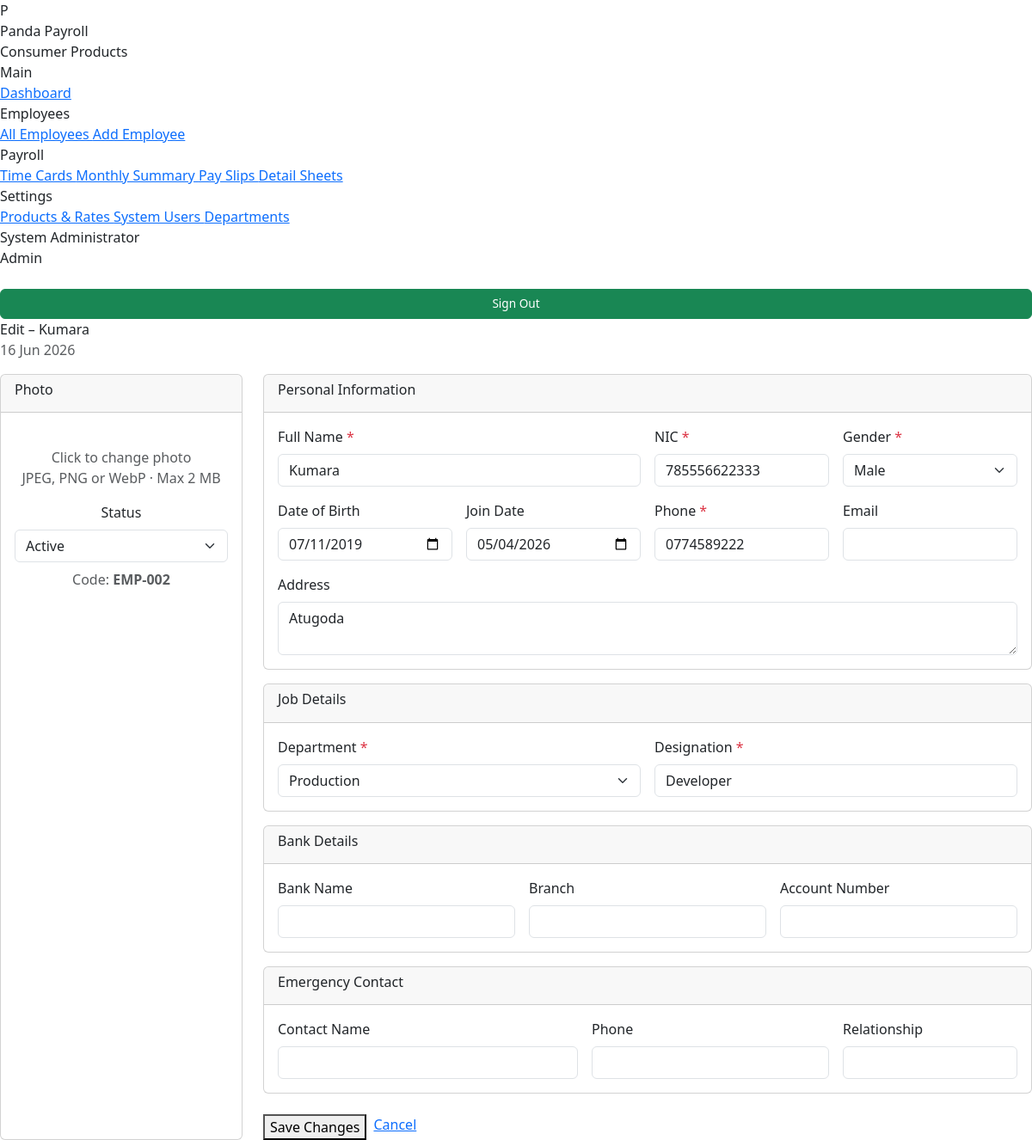
Page /modules/employees/edit.php?id=2 (signed in) on the committed database.
### tables this page shows
CREATE TABLE `employees` (
  `id` int(10) UNSIGNED NOT NULL,
  `emp_code` varchar(20) NOT NULL,
  `full_name` varchar(150) NOT NULL,
  `nic` varchar(20) NOT NULL,
  `gender` enum('male','female','other') NOT NULL,
  `date_of_birth` date NOT NULL,
  `join_date` date NOT NULL,
  `department_id` int(10) UNSIGNED NOT NULL,
  `designation` varchar(100) NOT NULL,
  `phone` varchar(20) NOT NULL,
  `email` varchar(150) DEFAULT NULL,
  `address` text NOT NULL,
  `bank_name` varchar(100) DEFAULT NULL,
  `bank_branch` varchar(100) DEFAULT NULL,
  `account_number` varchar(50) DEFAULT NULL,
  `emergency_name` varchar(150) DEFAULT NULL,
  `emergency_phone` varchar(20) DEFAULT NULL,
  `emergency_relation` varchar(60) DEFAULT NULL,
  `photo` varchar(255) DEFAULT NULL,
  `is_active` tinyint(1) NOT NULL DEFAULT 1,
  `created_by` int(10) UNSIGNED NOT NULL,
  `created_at` datetime NOT NULL DEFAULT current_timestamp(),
  `updated_at` datetime NOT NULL DEFAULT current_timestamp() ON UPDATE current_timestamp()
);

CREATE TABLE `departments` (
  `id` int(10) UNSIGNED NOT NULL,
  `name` varchar(100) NOT NULL,
  `created_at` datetime NOT NULL DEFAULT current_timestamp()
);

### core/Auth.php (called while the page is built, shortened)
<?php
class Auth
{
    public static function role(): string { self::start(); return $_SESSION['role'] ?? ''; }
    public static function name(): string { self::start(); return $_SESSION['full_name'] ?? ''; }
    public static function isAdmin(): bool { return self::role() === 'admin'; }
}

### core/helpers.php (called while the page is built, shortened)
<?php
function sanitize(mixed $value): string
{
    return htmlspecialchars(trim((string)$value), ENT_QUOTES, 'UTF-8');
}
function getInt(string $key, int $default = 0): int
{
    return isset($_GET[$key]) ? (int)$_GET[$key] : $default;
}

### core/Database.php (called while the page is built, shortened)
<?php
class Database
{
    private static ?Database $instance = null;
    private PDO $pdo;
    private function __construct()
    {
        $dsn = sprintf(
            'mysql:host=%s;dbname=%s;charset=%s',
            DB_HOST, DB_NAME, DB_CHARSET
        );
        $options = [
            PDO::ATTR_ERRMODE            => PDO::ERRMODE_EXCEPTION,
            PDO::ATTR_DEFAULT_FETCH_MODE => PDO::FETCH_ASSOC,
            PDO::ATTR_EMULATE_PREPARES   => false,
        ];
        try {
            $this->pdo = new PDO($dsn, DB_USER, DB_PASS, $options);
        } catch (PDOException $e) {
            error_log('DB connection failed: ' . $e->getMessage());
            die('Database connection failed. Check error log.');
        }
    }
    public static function getInstance(): Database
    {
        if (self::$instance === null) {
            self::$instance = new self();
        }
        return self::$instance;
    }
    public function query(string $sql, array $params = []): PDOStatement
    {
        $stmt = $this->pdo->prepare($sql);
        $stmt->execute($params);
        return $stmt;
    }
    public function fetchOne(string $sql, array $params = []): ?array
    {
        $row = $this->query($sql, $params)->fetch();
        return $row ?: null;
    }
    public function fetchAll(string $sql, array $params = []): array
    {
        return $this->query($sql, $params)->fetchAll();
    }
}

### modules/employees/edit.php (the view, shortened to what this page needs)
<?php
$db  = Database::getInstance();
$id  = getInt('id');
$emp = $db->fetchOne('SELECT * FROM employees WHERE id = ?', [$id]);
$pageTitle   = 'Edit – ' . $emp['full_name'];
$activeMenu  = 'employees';
$departments = $db->fetchAll('SELECT id, name FROM departments ORDER BY name');
require ROOT_PATH . '/templates/layout.php';
?>
<form method="POST" enctype="multipart/form-data">
<div class="row g-4">
    <div class="col-lg-3">
        <div class="card h-100">
            <div class="card-header"><h6 class="card-title">Photo</h6></div>
            <div class="card-body text-center">
                <p class="text-muted fs-12">Click to change photo<br>JPEG, PNG or WebP · Max 2 MB</p>
                <div class="mt-3">
                    <label class="form-label">Status</label>
                    <select name="is_active" class="form-select">
                        <option value="1" <?= $emp['is_active'] ? 'selected' : '' ?>>Active</option>
                    </select>
                </div>
                <div class="mt-2 text-muted fs-12">
                    Code: <strong><?= sanitize($emp['emp_code']) ?></strong>
                </div>
            </div>
        </div>
    </div>
    <div class="col-lg-9">
        <div class="card mb-3">
            <div class="card-header"><h6 class="card-title">Personal Information</h6></div>
            <div class="card-body">
                <div class="row g-3">
                    <div class="col-md-6">
                        <label class="form-label">Full Name <span class="text-danger">*</span></label>
                        <input type="text" name="full_name" class="form-control"
                               value="<?= sanitize($emp['full_name']) ?>" required>
                    </div>
                    <div class="col-md-3">
                        <label class="form-label">NIC <span class="text-danger">*</span></label>
                        <input type="text" name="nic" class="form-control"
                               value="<?= sanitize($emp['nic']) ?>" required>
                    </div>
                    <div class="col-md-3">
                        <label class="form-label">Gender <span class="text-danger">*</span></label>
                        <select name="gender" class="form-select" required>
                            <option value="male"   <?= $emp['gender']==='male'   ? 'selected':'' ?>>Male</option>
                        </select>
                    </div>
                    <div class="col-md-3">
                        <label class="form-label">Date of Birth</label>
                        <input type="date" name="date_of_birth" class="form-control"
                               value="<?= sanitize($emp['date_of_birth']) ?>">
                    </div>
                    <div class="col-md-3">
                        <label class="form-label">Join Date</label>
                        <input type="date" name="join_date" class="form-control"
                               value="<?= sanitize($emp['join_date']) ?>">
                    </div>
                    <div class="col-md-3">
                        <label class="form-label">Phone <span class="text-danger">*</span></label>
                        <input type="text" name="phone" class="form-control"
                               value="<?= sanitize($emp['phone']) ?>" required>
                    </div>
                    <div class="col-md-3">
                        <label class="form-label">Email</label>
                        <input type="email" name="email" class="form-control"
                               value="<?= sanitize($emp['email'] ?? '') ?>">
                    </div>
                    <div class="col-12">
                        <label class="form-label">Address</label>
                        <textarea name="address" class="form-control" rows="2"><?= sanitize($emp['address']) ?></textarea>
                    </div>
                </div>
            </div>
        </div>
        <div class="card mb-3">
            <div class="card-header"><h6 class="card-title">Job Details</h6></div>
            <div class="card-body">
                <div class="row g-3">
                    <div class="col-md-6">
                        <label class="form-label">Department <span class="text-danger">*</span></label>
                        <select name="department_id" class="form-select" required>
                            <?php foreach ($departments as $d): ?>
                                <option value="<?= $d['id'] ?>"
                                    <?= $emp['department_id'] == $d['id'] ? 'selected' : '' ?>>
                                    <?= sanitize($d['name']) ?>
                                </option>
                            <?php endforeach; ?>
                        </select>
                    </div>
                    <div class="col-md-6">
                        <label class="form-label">Designation <span class="text-danger">*</span></label>
                        <input type="text" name="designation" class="form-control"
                               value="<?= sanitize($emp['designation']) ?>" required>
                    </div>
                </div>
            </div>
        </div>
        <div class="card mb-3">
            <div class="card-header"><h6 class="card-title">Bank Details</h6></div>
            <div class="card-body">
                <div class="row g-3">
                    <div class="col-md-4">
                        <label class="form-label">Bank Name</label>
                        <input type="text" name="bank_name" class="form-control"
                               value="<?= sanitize($emp['bank_name'] ?? '') ?>">
                    </div>
                    <div class="col-md-4">
                        <label class="form-label">Branch</label>
                        <input type="text" name="bank_branch" class="form-control"
                               value="<?= sanitize($emp['bank_branch'] ?? '') ?>">
                    </div>
                    <div class="col-md-4">
                        <label class="form-label">Account Number</label>
                        <input type="text" name="account_number" class="form-control"
                               value="<?= sanitize($emp['account_number'] ?? '') ?>">
                    </div>
                </div>
            </div>
        </div>
        <div class="card mb-4">
            <div class="card-header"><h6 class="card-title">Emergency Contact</h6></div>
            <div class="card-body">
                <div class="row g-3">
                    <div class="col-md-5">
                        <label class="form-label">Contact Name</label>
                        <input type="text" name="emergency_name" class="form-control"
                               value="<?= sanitize($emp['emergency_name'] ?? '') ?>">
                    </div>
                    <div class="col-md-4">
                        <label class="form-label">Phone</label>
                        <input type="text" name="emergency_phone" class="form-control"
                               value="<?= sanitize($emp['emergency_phone'] ?? '') ?>">
                    </div>
                    <div class="col-md-3">
                        <label class="form-label">Relationship</label>
                        <input type="text" name="emergency_relation" class="form-control"
                               value="<?= sanitize($emp['emergency_relation'] ?? '') ?>">
                    </div>
                </div>
            </div>
        </div>
        <div class="d-flex gap-2">
            <button type="submit" class="btn-pp btn-pp-primary">
                <i class="ti ti-device-floppy"></i> Save Changes
            </button>
            <a href="view.php?id=<?= $id ?>" class="btn-pp btn-pp-outline">
                <i class="ti ti-x"></i> Cancel
            </a>
        </div>
    </div>
</div>
</form>
<?php require ROOT_PATH . '/templates/layout_footer.php'; ?>

### templates/layout.php (shortened to what this page needs)
<?php
$roleRaw  = (string) Auth::role();
$roleNorm = strtolower(trim($roleRaw));
$isPayrollStaff = ($roleNorm === 'payroll_staff' || $roleNorm === 'payroll staff');
$roleLabel = $roleNorm === 'admin' ? 'Admin' : ($isPayrollStaff ? 'Payroll Staff' : $roleRaw);
?>
<!DOCTYPE html>
<html lang="en">
<head>
    <link rel="stylesheet"
          href="https://cdn.jsdelivr.net/npm/bootstrap@5.3.3/dist/css/bootstrap.min.css">
    <link rel="stylesheet"
          href="https://cdn.jsdelivr.net/npm/@tabler/icons-webfont@3.4.0/dist/tabler-icons.min.css">
    <link rel="stylesheet" href="<?= APP_URL ?>/assets/css/app.css?v=<?= urlencode(APP_VERSION) ?>">
</head>
<body>
<div class="app-wrapper">
    <aside class="sidebar" id="sidebar">
        <div class="sidebar-brand">
            <div class="brand-icon">P</div>
            <div class="brand-name">Panda Payroll</div>
            <div class="brand-sub">Consumer Products</div>
        </div>
        <nav class="sidebar-nav">
            <div class="nav-section-label">Main</div>
            <a href="<?= APP_URL ?>/index.php"
               class="sidebar-link <?= ($activeMenu ?? '') === 'dashboard' ? 'active' : '' ?>">
                <i class="ti ti-layout-dashboard"></i> Dashboard
            </a>
            <?php if (Auth::isAdmin()): ?>
            <div class="nav-section-label">Employees</div>
            <a href="<?= APP_URL ?>/modules/employees/index.php"
               class="sidebar-link <?= ($activeMenu ?? '') === 'employees' ? 'active' : '' ?>">
                <i class="ti ti-users"></i> All Employees
            </a>
            <a href="<?= APP_URL ?>/modules/employees/add.php"
               class="sidebar-link <?= ($activeMenu ?? '') === 'emp_add' ? 'active' : '' ?>">
                <i class="ti ti-user-plus"></i> Add Employee
            </a>
            <?php endif; ?>
            <?php if (Auth::isAdmin() || $isPayrollStaff): ?>
            <div class="nav-section-label">Payroll</div>
            <a href="<?= APP_URL ?>/modules/timecard/index.php"
               class="sidebar-link <?= ($activeMenu ?? '') === 'timecard' ? 'active' : '' ?>">
                <i class="ti ti-clock"></i> Time Cards
            </a>
            <a href="<?= APP_URL ?>/modules/payroll/summary.php"
               class="sidebar-link <?= ($activeMenu ?? '') === 'payroll' ? 'active' : '' ?>">
                <i class="ti ti-report-money"></i> Monthly Summary
            </a>
            <a href="<?= APP_URL ?>/modules/reports/payslip.php"
               class="sidebar-link <?= ($activeMenu ?? '') === 'payslip' ? 'active' : '' ?>">
                <i class="ti ti-file-invoice"></i> Pay Slips
            </a>
            <a href="<?= APP_URL ?>/modules/reports/detail_sheet.php"
               class="sidebar-link <?= ($activeMenu ?? '') === 'detail_sheet' ? 'active' : '' ?>">
                <i class="ti ti-table"></i> Detail Sheets
            </a>
            <?php endif; ?>
            <?php if (Auth::isAdmin()): ?>
            <div class="nav-section-label">Settings</div>
            <a href="<?= APP_URL ?>/modules/settings/products.php"
               class="sidebar-link <?= ($activeMenu ?? '') === 'products' ? 'active' : '' ?>">
                <i class="ti ti-package"></i> Products & Rates
            </a>
            <a href="<?= APP_URL ?>/modules/settings/users.php"
               class="sidebar-link <?= ($activeMenu ?? '') === 'users' ? 'active' : '' ?>">
                <i class="ti ti-shield-lock"></i> System Users
            </a>
            <a href="<?= APP_URL ?>/modules/settings/departments.php"
               class="sidebar-link <?= ($activeMenu ?? '') === 'departments' ? 'active' : '' ?>">
                <i class="ti ti-building"></i> Departments
            </a>
            <?php endif; ?>
        </nav>
        <div class="sidebar-footer">
            <div class="user-name"><?= sanitize(Auth::name()) ?></div>
            <div>
                <span class="user-role"><?= sanitize($roleLabel) ?></span>
            </div>
            <a href="<?= APP_URL ?>/modules/auth/logout.php"
               onclick="return confirm('Are you sure you want to log out?');"
               class="btn btn-success w-100 mt-4"
               style="text-decoration:none; padding: 0.4rem 0.8rem; font-size: 0.85rem;">
                Sign Out
            </a>
        </div>
    </aside>
    <div class="main-content">
        <div class="topbar">
            <span class="topbar-title"><?= sanitize($pageTitle ?? '') ?></span>
            <div class="topbar-actions">
                <span class="text-muted fs-12"><?= date('d M Y') ?></span>
            </div>
        </div>
        <div class="px-4 pt-3">
        </div>
        <div class="page-body">

### rows in the picture
employees: full_name "Edit – Kumara", is_active "Active", emp_code "EMP-002", full_name "Kumara", nic "785556622333", gender "Male", date_of_birth "07/11/2019", join_date "05/04/2026", phone "0774589222", address "Atugoda", department_id "Production", designation "Developer"

### other values in the picture
Auth::name() "System Administrator"
$roleLabel "Admin"
